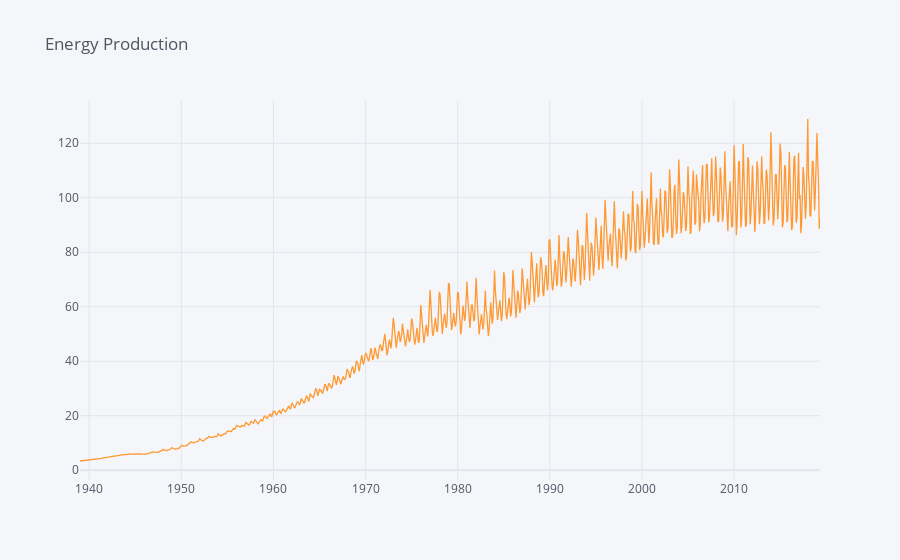

Here is the notebook cell this chart was saved with:
### Code cell
data.iplot(title="Energy Production")

### Figure 1 — Plotly figure (JSON) as saved in the notebook; plotly's stock layout.template omitted (floating-point values rounded to 4 significant figures; data arrays with more than 128 entries replaced by an {"elided": "..."} marker saying what was removed)
{"data": [{"line": {"color": "rgba(255, 153, 51, 1.0)", "dash": "solid", "shape": "linear", "width": 1.3}, "mode": "lines", "name": "Energy Production", "text": "", "type": "scatter", "x": {"elided": "965 str values"}, "y": {"elided": "965 float values"}}], "layout": {"legend": {"bgcolor": "#F5F6F9", "font": {"color": "#4D5663"}}, "paper_bgcolor": "#F5F6F9", "plot_bgcolor": "#F5F6F9", "title": {"font": {"color": "#4D5663"}, "text": "Energy Production"}, "xaxis": {"gridcolor": "#E1E5ED", "showgrid": true, "tickfont": {"color": "#4D5663"}, "title": {"font": {"color": "#4D5663"}, "text": ""}, "zerolinecolor": "#E1E5ED"}, "yaxis": {"gridcolor": "#E1E5ED", "showgrid": true, "tickfont": {"color": "#4D5663"}, "title": {"font": {"color": "#4D5663"}, "text": ""}, "zerolinecolor": "#E1E5ED"}}}
